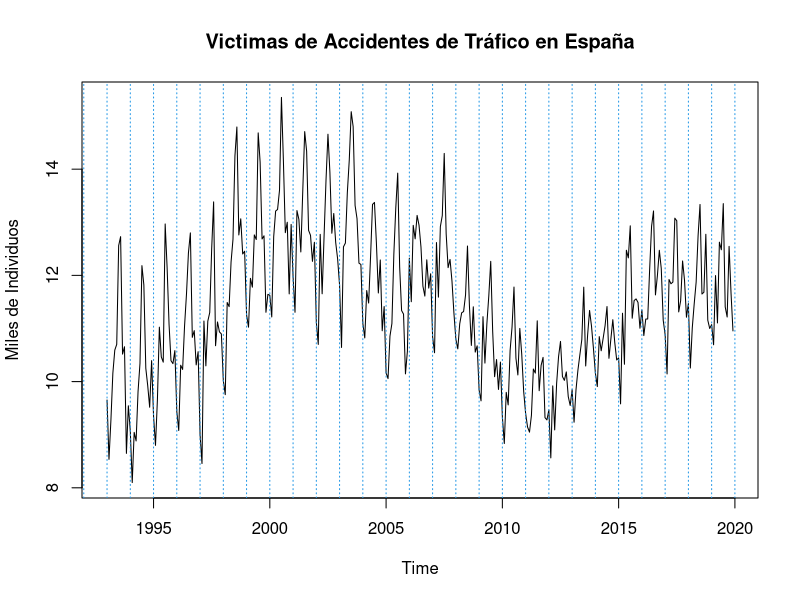
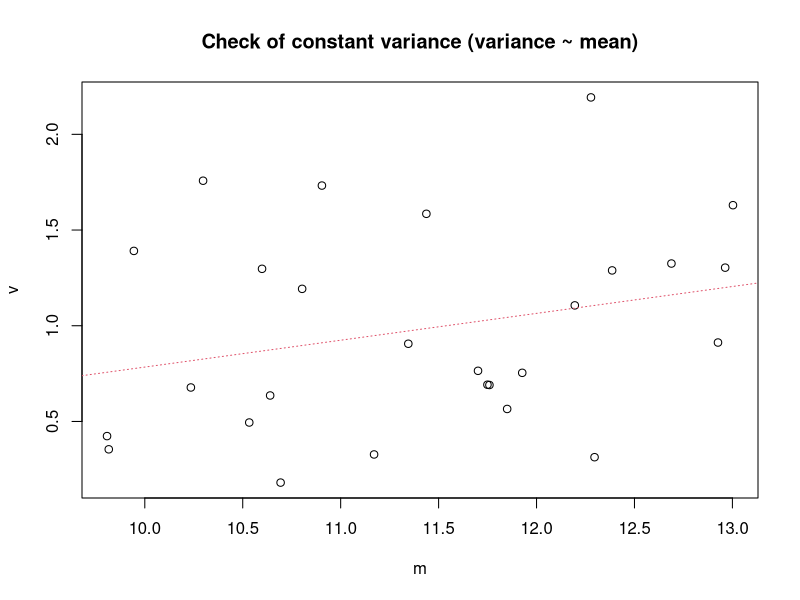
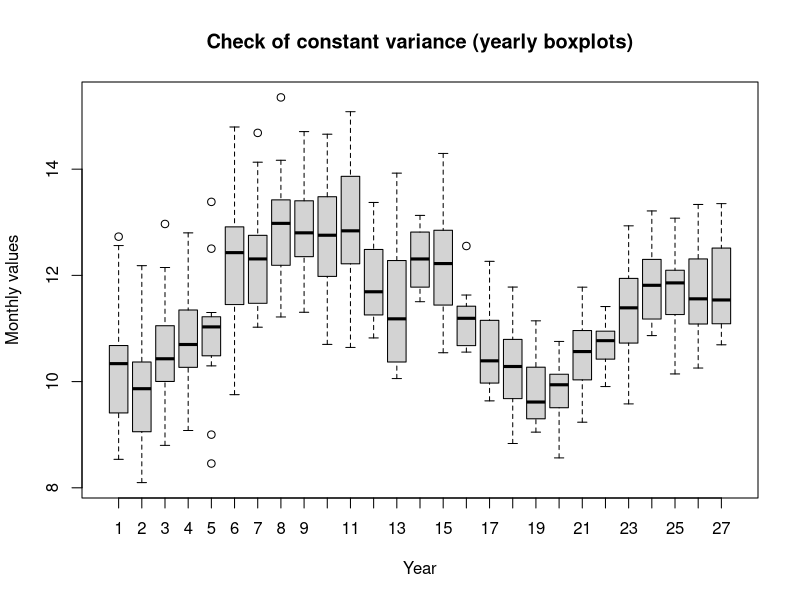
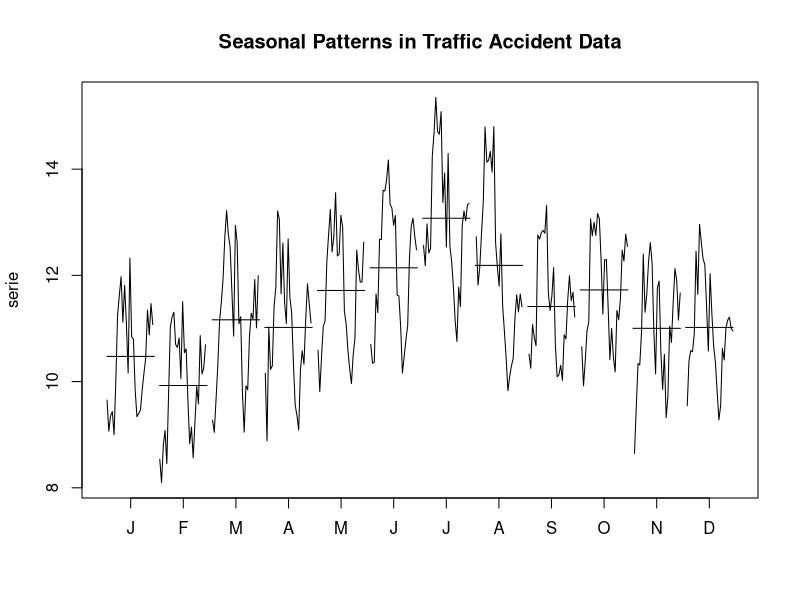
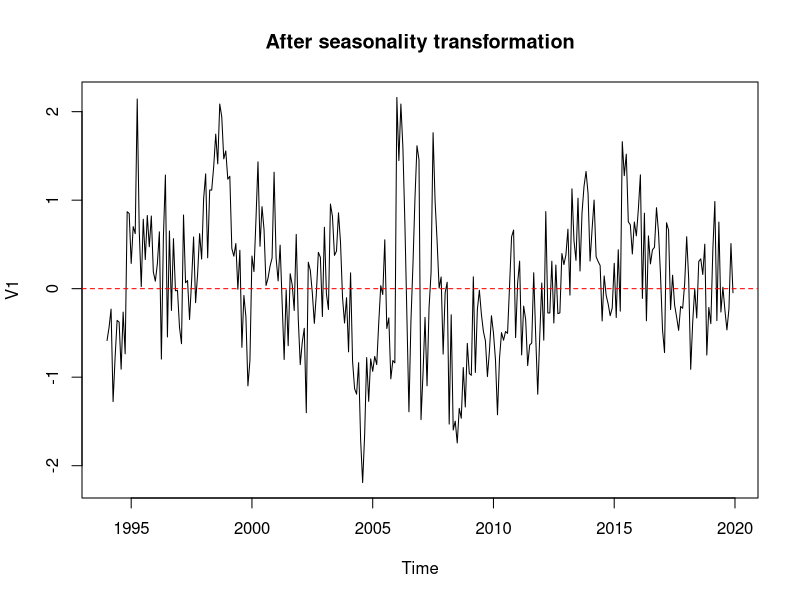
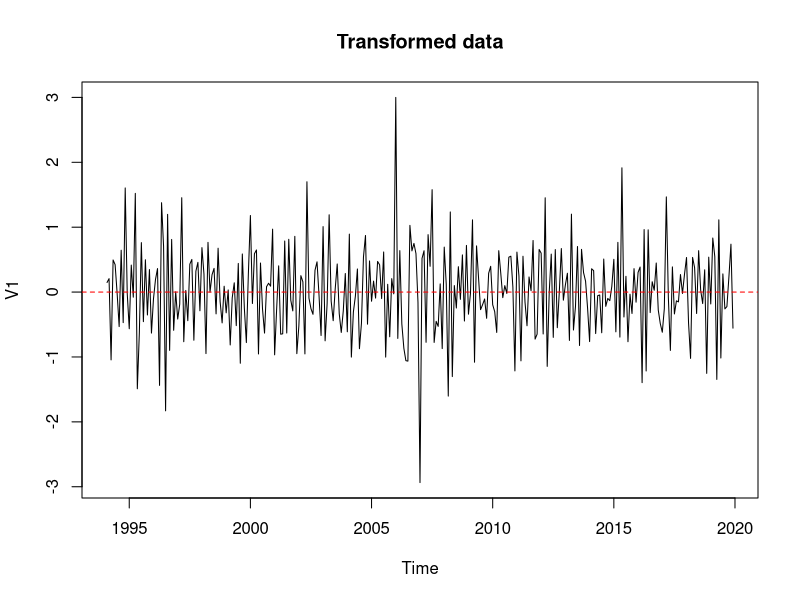
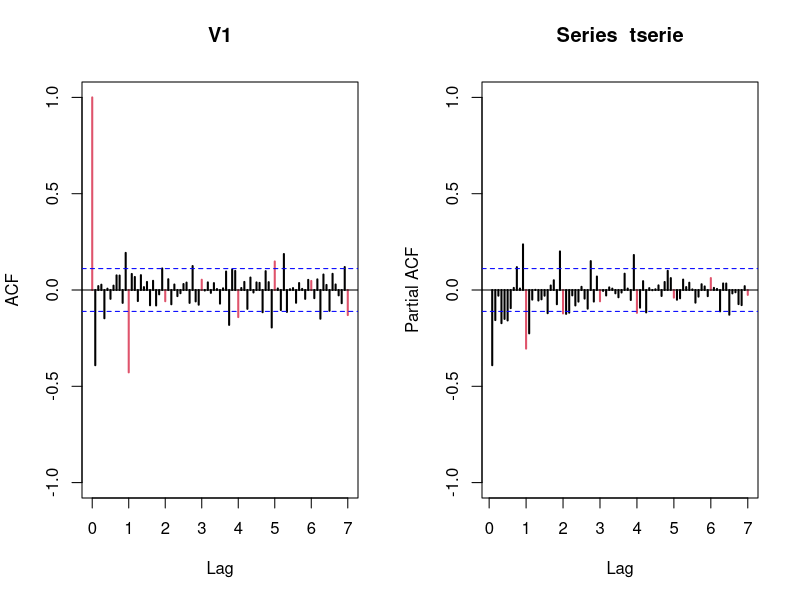
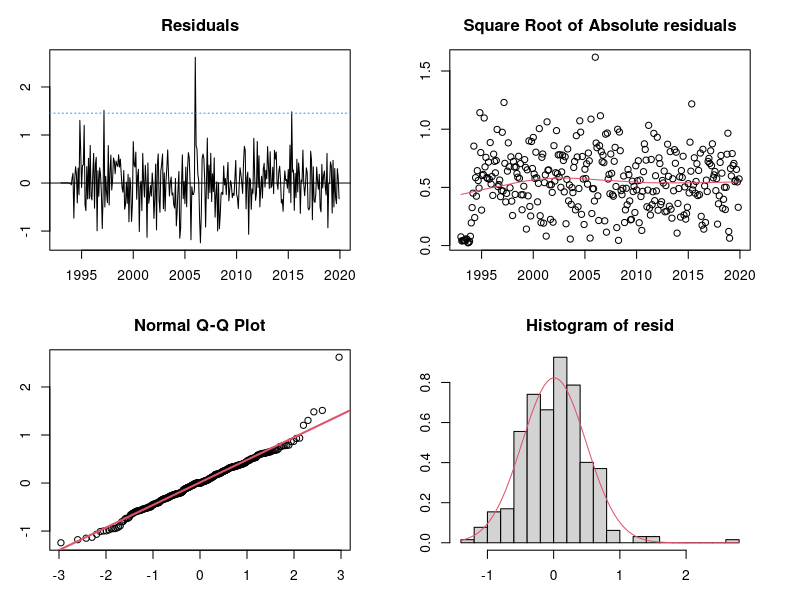

Recreate these plots in R, in order.
## ---- chunk 1
#knitr::opts_chunk$set(echo = TRUE)
setwd("~/uni_folder/ASM/asm_time_series/")
## ---- chunk 2
par(mfrow=c(1,1))
serie=ts(read.table("victimas.dat")/1000,start=1993,freq=12)
plot(serie, main="Victimas de Accidentes de Tráfico en España", ylab="Miles de Individuos")
abline(v=1992:2020,lty=3,col=4)
## ---- chunk 3
(m <- apply (matrix(serie[1:(27*12)], nr=12),2, mean)) # to check for constant variance
(v <- apply (matrix(serie[1:(27*12)], nr=12),2, var))
## ---- chunk 4
par(mfrow=c(1,1))
plot(v~m, main = "Check of constant variance (variance ~ mean)")
abline(lm(v~m),col=2,lty=3)

group <- c(rep(1:27, rep(12, 27)))
boxplot(serie ~ group,
        xlab = "Year",
        ylab = "Monthly values",
        main = "Check of constant variance (yearly boxplots)")
## ---- chunk 5
monthplot(serie, main = "Seasonal Patterns in Traffic Accident Data")
## ---- chunk 6
d12serie=diff(serie,12)
plot(d12serie, main = "After seasonality transformation")
abline(h=0, col='red', lty=2)
## ---- chunk 7
d1d12serie=diff(d12serie,1)
## ---- chunk 8
# Calculate variances for different transformations
var_original = var(serie)
var_seasonal_diff = var(d12serie)
var_regular_diff = var(d1d12serie)
var_two_regular_diff = var(diff(d1d12serie))

# Output the variances
cat("Variance of original data:", var_original, "\n")
cat("Variance after seasonal differencing:", var_seasonal_diff, "\n")
cat("Variance after one regular differencing:", var_regular_diff, "\n")
cat("Variance after two regular differencing:", var_two_regular_diff, "\n")

## ---- chunk 9
plot(d1d12serie, main = "Transformed data") 
abline(h=0, col='red', lty=2)
## ---- chunk 10
tserie <- d1d12serie #transformed serie is new name
## ---- chunk 11
par(mfrow=c(1,2))
acf(tserie,ylim=c(-1,1),col=c(2,rep(1,11)),lwd=2,lag.max=84)
pacf(tserie,ylim=c(-1,1),col=c(rep(1,11),2),lwd=2,lag.max=84)
## ---- chunk 12
#################Validation#################################
validation=function(model){
  s=frequency(get(model$series))
  resid=model$residuals
  par(mfrow=c(2,2),mar=c(3,3,3,3))
  #Residuals plot
  plot(resid,main="Residuals")
  abline(h=0)
  abline(h=c(-3*sd(resid),3*sd(resid)),lty=3,col=4)
  #Square Root of absolute values of residuals (Homocedasticity)
  scatter.smooth(sqrt(abs(resid)),main="Square Root of Absolute residuals",
                 lpars=list(col=2))
  
  #Normal plot of residuals
  qqnorm(resid)
  qqline(resid,col=2,lwd=2)
  
  ##Histogram of residuals with normal curve
  hist(resid,breaks=20,freq=FALSE)
  curve(dnorm(x,mean=mean(resid),sd=sd(resid)),col=2,add=T)
  
  
  #ACF & PACF of residuals
  par(mfrow=c(1,2))
  acf(resid,ylim=c(-1,1),lag.max=60,col=c(2,rep(1,s-1)),lwd=1)
  pacf(resid,ylim=c(-1,1),lag.max=60,col=c(rep(1,s-1),2),lwd=1)
  par(mfrow=c(1,1))
  
  #Ljung-Box p-values
  par(mar=c(2,2,1,1))
  tsdiag(model,gof.lag=7*s)
  cat("\n--------------------------------------------------------------------\n")
  print(model)
  
  #Stationary and Invertible
  cat("\nModul of AR Characteristic polynomial Roots: ", 
      Mod(polyroot(c(1,-model$model$phi))),"\n")
  cat("\nModul of MA Characteristic polynomial Roots: ",
      Mod(polyroot(c(1,model$model$theta))),"\n")
  
  suppressMessages(require(forecast,quietly=TRUE,warn.conflicts=FALSE))
  plot(model)
  
  #Model expressed as an MA infinity (psi-weights)
  psis=ARMAtoMA(ar=model$model$phi,ma=model$model$theta,lag.max=36)
  names(psis)=paste("psi",1:36)
  cat("\nPsi-weights (MA(inf))\n")
  cat("\n--------------------\n")
  print(psis[1:24])
  
  #Model expressed as an AR infinity (pi-weights)
  pis=-ARMAtoMA(ar=-model$model$theta,ma=-model$model$phi,lag.max=36)
  names(pis)=paste("pi",1:36)
  cat("\nPi-weights (AR(inf))\n")
  cat("\n--------------------\n")
  print(pis[1:24])
   
  cat("\nDescriptive Statistics for the Residuals\n")
  cat("\n----------------------------------------\n") 
  
  suppressMessages(require(fBasics,quietly=TRUE,warn.conflicts=FALSE))
  ##Anderson-Darling test
  print(basicStats(resid))
  
  ## Add here complementary tests (use with caution!)
  ##---------------------------------------------------------
  cat("\nNormality Tests\n")
  cat("\n--------------------\n")
 
  ##Shapiro-Wilks Normality test
  print(shapiro.test(resid))

  suppressMessages(require(nortest,quietly=TRUE,warn.conflicts=FALSE))
  ##Anderson-Darling test
  print(ad.test(resid))
  
  suppressMessages(require(tseries,quietly=TRUE,warn.conflicts=FALSE))
  ##Jarque-Bera test
  print(jarque.bera.test(resid))
  
  cat("\nHomoscedasticity Test\n")
  cat("\n--------------------\n")
  suppressMessages(require(lmtest,quietly=TRUE,warn.conflicts=FALSE))
  ##Breusch-Pagan test
  obs=get(model$series)
  print(bptest(resid~I(obs-resid)))
  
  cat("\nIndependence Tests\n")
  cat("\n--------------------\n")
  
  ##Durbin-Watson test
  print(dwtest(resid~I(1:length(resid))))
  
  ##Ljung-Box test
  cat("\nLjung-Box test\n")
  print(t(apply(matrix(c(1:4,(1:4)*s)),1,function(el) {
    te=Box.test(resid,type="Ljung-Box",lag=el)
    c(lag=(te$parameter),statistic=te$statistic[[1]],p.value=te$p.value)})))
  
}
################# Fi Validation #################################
## ---- chunk 13
# Initialize a data frame to store the results
results <- data.frame(p = integer(),
                      i = integer(),
                      q = integer(),
                      P = integer(),
                      D = integer(),
                      Q = integer(),
                      AIC = numeric(),
                      BIC = numeric())


# Loop over possible values of P, D, Q, and period
for (p in c(0,2,6)) {          # Experiment with seasonal AR orders (e.g., 0 to 2)
  for (P in c(0,1)) {        # Seasonal differencing (typically 0 or 1)
     for (Q in 0:1) {     # Experiment with seasonal MA orders (e.g., 0 to 2)
      

        # Fit the ARIMA model with the current seasonal parameters
        mod <- arima(serie, 
                     order = c(p, 1, 1), 
                     seasonal = list(order = c(P,1,Q), period = 12))

        # Store the AIC and BIC values
        results <- rbind(results, 
                            data.frame(p = p,
                                    i = 1,
                                    q = 1,
                                    P = P,
                                    D = 1,
                                    Q = Q, 
                                    AIC = AIC(mod), 
                                    BIC = BIC(mod)))
     }
  }
}

# Sort results by AIC (or BIC) for easier interpretation
dresults <- results[order(results$AIC), ]
# Display the results
print(dresults)
## ---- chunk 14
(mod1=arima(serie,order=c(6,1,1),seasonal=list(order=c(0,1,1),period=12)))
(mod2=arima(serie,order=c(2,1,1),seasonal=list(order=c(0,1,1),period=12)))
(mod3=arima(serie,order=c(0,1,1),seasonal=list(order=c(0,1,1),period=12)))
## ---- chunk 15
validation(mod1)
## ---- chunk 16
validation(mod2)
## ---- chunk 17
validation(mod3)
## ---- chunk 18
# Correct split for training and testing
ultim <- c(2018, 12)  # Train until the end of 2018
serie_train <- window(serie, end = ultim)  # Training data (1993 to 2018)
serie_test <- window(serie, start = ultim + c(0, 1))  # Test data (2019)

# Fit models to training data
(mod1B <- arima(serie_train, order = c(6, 1, 1), seasonal = list(order = c(0, 1, 1), period = 12)))
(mod2B <- arima(serie_train, order = c(2, 1, 1), seasonal = list(order = c(0, 1, 1), period = 12)))
(mod3B <- arima(serie_train, order = c(0, 1, 1), seasonal = list(order = c(0, 1, 1), period = 12)))

# Predict for the next 12 months (2019)
pred1 <- predict(mod1B, n.ahead = 12)
pred2 <- predict(mod2B, n.ahead = 12)
pred3 <- predict(mod3B, n.ahead = 12)

# Convert predictions and standard errors into time series
pr1 <- ts(pred1$pred, start = ultim + c(0, 1), freq = 12)
se1 <- ts(pred1$se, start = ultim + c(0, 1), freq = 12)
pr2 <- ts(pred2$pred, start = ultim + c(0, 1), freq = 12)
se2 <- ts(pred2$se, start = ultim + c(0, 1), freq = 12)
pr3 <- ts(pred3$pred, start = ultim + c(0, 1), freq = 12)
se3 <- ts(pred3$se, start = ultim + c(0, 1), freq = 12)

# Compute confidence intervals for predictions
tl1 <- pr1 - 1.96 * se1
tu1 <- pr1 + 1.96 * se1
tl2 <- pr2 - 1.96 * se2
tu2 <- pr2 + 1.96 * se2
tl3 <- pr3 - 1.96 * se3
tu3 <- pr3 + 1.96 * se3

# Visualize predictions for Model 1 with Actual Data
ts.plot(serie, tl1, tu1, pr1, lty = c(1, 2, 2, 1), col = c(1, 4, 4, 2),
        xlim = c(2017, 2020), type = "o",
        main = paste("Model ARIMA(6,1,1)(0,1,1)12"))
abline(v = (2017:2020), lty = 3, col = 4)

# Visualize predictions for Model 2
ts.plot(serie, tl2, tu2, pr2, lty = c(1, 2, 2, 1), col = c(1, 4, 4, 2),
        xlim = c(2017, 2020), type = "o",
        main = paste("Model ARIMA(2,1,1)(0,1,1)12"))
abline(v = (2017:2020), lty = 3, col = 4)

# Visualize predictions for Model 3
ts.plot(serie, tl3, tu3, pr3, lty = c(1, 2, 2, 1), col = c(1, 4, 4, 2),
        xlim = c(2017, 2020), type = "o",
        main = paste("Model ARIMA(0,1,1)(0,1,1)12"))
abline(v = (2017:2020), lty = 3, col = 4)

# Evaluate Prediction Errors (2019 Observations)
obs <- window(serie, start = ultim + c(0, 1))  # Observed data for 2019
error1 <- obs - window(pr1, start = ultim + c(0, 1))
error2 <- obs - window(pr2, start = ultim + c(0, 1))
error3 <- obs - window(pr3, start = ultim + c(0, 1))

# Compute Metrics for Each Model
metrics <- data.frame(
  Model = c("ARIMA(6,1,1)(0,1,1)", "ARIMA(2,1,1)(0,1,1)", "ARIMA(0,1,1)(0,1,1)"),
  RMSE = c(sqrt(mean(error1^2, na.rm = TRUE)),
           sqrt(mean(error2^2, na.rm = TRUE)),
           sqrt(mean(error3^2, na.rm = TRUE))),
  MAE = c(mean(abs(error1), na.rm = TRUE),
          mean(abs(error2), na.rm = TRUE),
          mean(abs(error3), na.rm = TRUE)),
  RMSPE = c(sqrt(mean((error1 / obs)^2, na.rm = TRUE)),
            sqrt(mean((error2 / obs)^2, na.rm = TRUE)),
            sqrt(mean((error3 / obs)^2, na.rm = TRUE))),
  MAPE = c(mean(abs(error1 / obs), na.rm = TRUE),
           mean(abs(error2 / obs), na.rm = TRUE),
           mean(abs(error3 / obs), na.rm = TRUE))
)

# Display Metrics
metrics
